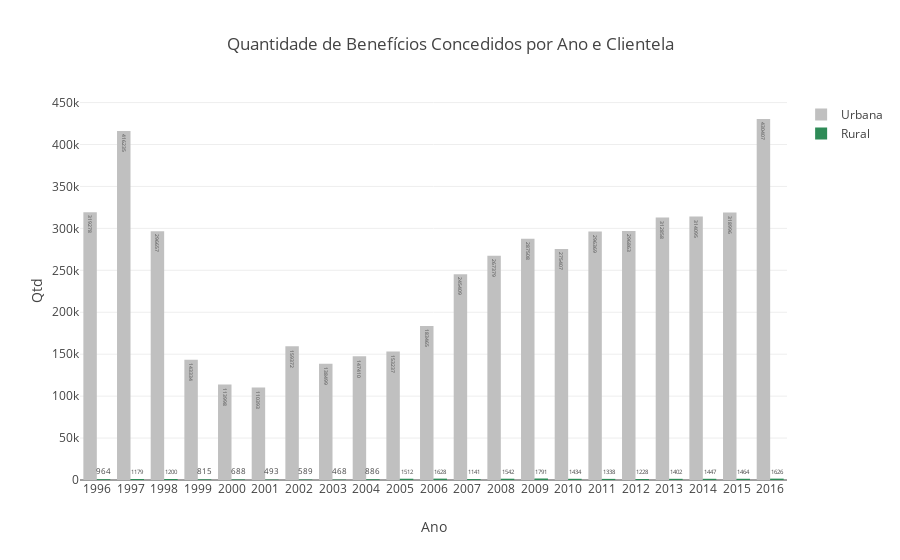

The notebook cell saved with this chart:
### Code cell
# Grafico 2 - Benefícios Concedidos por Ano e Clientela

label1 = df_urbana.groupby(['Ano']).sum()['Qte Benefícios Concedidos'].index.values
label2 = df_rural.groupby(['Ano']).sum()['Qte Benefícios Concedidos'].index.values
dados1 = df_urbana.groupby(['Ano']).sum()['Qte Benefícios Concedidos'].values
dados2 = df_rural.groupby(['Ano']).sum()['Qte Benefícios Concedidos'].values

trace1 = go.Bar(
            x =label1,
            y =dados1,
            name='Urbana',
            textposition = 'auto',
            text=dados1, 
            marker=dict(color='silver'),  
            
            )


trace2 = go.Bar(
            x =label2, 
            y =dados2,
            name='Rural',
            textposition = 'auto',
            text=dados2, 
            marker=dict(color='seagreen'), 
            )


data = [trace1, trace2]
layout = go.Layout(yaxis=dict(title='Qtd'),xaxis=dict(title='Ano', tickmode='linear'),title='Quantidade de Benefícios Concedidos por Ano e Clientela')
fig = go.Figure(data=data, layout=layout, )
py.iplot(fig, filename='grouped-bar' )

### Figure 1 — Plotly figure (JSON) as saved in the notebook; plotly's stock layout.template omitted (floating-point values rounded to 4 significant figures)
{"data": [{"marker": {"color": "silver"}, "name": "Urbana", "text": [319278, 416235, 296657, 143334, 113998, 110393, 159372, 138499, 147410, 153237, 183465, 245409, 267379, 287508, 275407, 296369, 296863, 312858, 314095, 318996, 430407], "textposition": "auto", "type": "bar", "uid": "40f5106e-d22f-4bd8-aa28-0902f8d8e49a", "x": [1996, 1997, 1998, 1999, 2000, 2001, 2002, 2003, 2004, 2005, 2006, 2007, 2008, 2009, 2010, 2011, 2012, 2013, 2014, 2015, 2016], "y": [319278, 416235, 296657, 143334, 113998, 110393, 159372, 138499, 147410, 153237, 183465, 245409, 267379, 287508, 275407, 296369, 296863, 312858, 314095, 318996, 430407]}, {"marker": {"color": "seagreen"}, "name": "Rural", "text": [964, 1179, 1200, 815, 688, 493, 589, 468, 886, 1512, 1628, 1141, 1542, 1791, 1434, 1338, 1228, 1402, 1447, 1464, 1626], "textposition": "auto", "type": "bar", "uid": "254fceab-2605-4925-8da9-1e1e1d7b3198", "x": [1996, 1997, 1998, 1999, 2000, 2001, 2002, 2003, 2004, 2005, 2006, 2007, 2008, 2009, 2010, 2011, 2012, 2013, 2014, 2015, 2016], "y": [964, 1179, 1200, 815, 688, 493, 589, 468, 886, 1512, 1628, 1141, 1542, 1791, 1434, 1338, 1228, 1402, 1447, 1464, 1626]}], "layout": {"autosize": true, "title": {"text": "Quantidade de Benefícios Concedidos por Ano e Clientela"}, "xaxis": {"autorange": true, "range": [1996.0, 2016.0], "tickmode": "linear", "title": {"text": "Ano"}, "type": "linear"}, "yaxis": {"autorange": true, "range": [0, 453060], "title": {"text": "Qtd"}, "type": "linear"}}}
